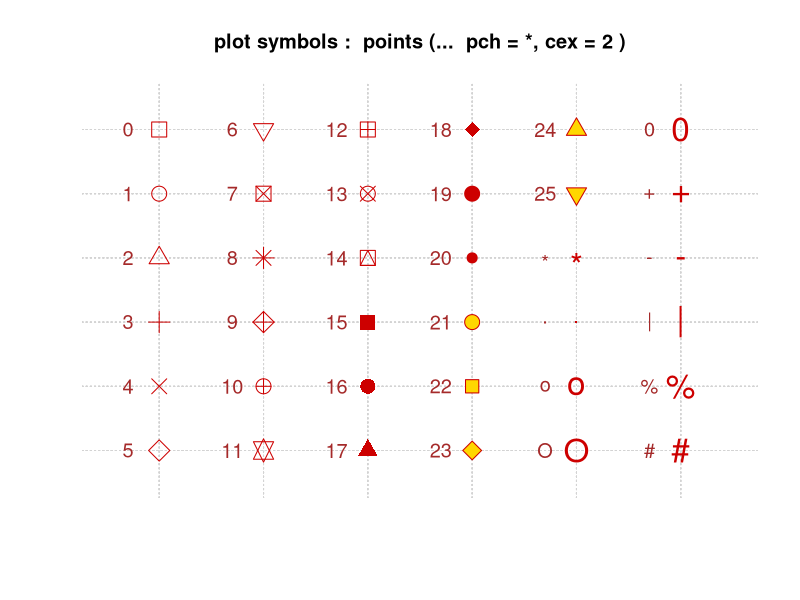
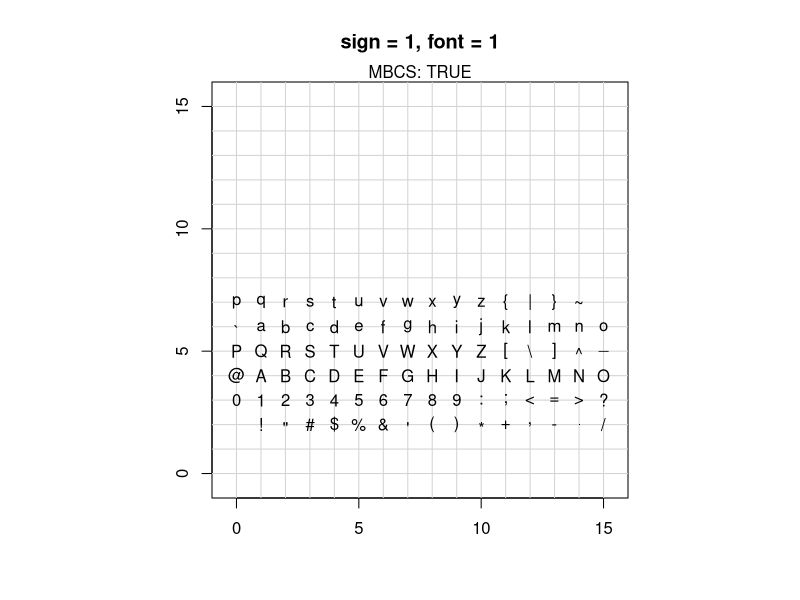
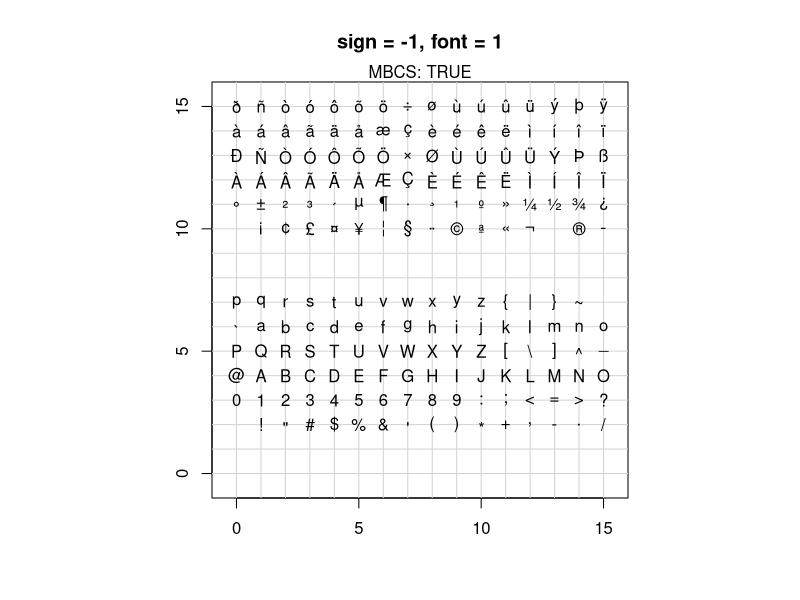
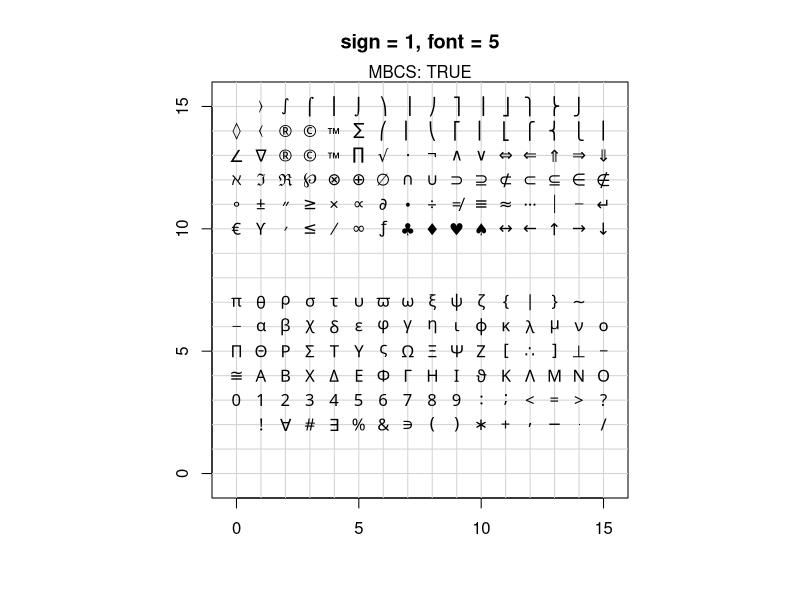
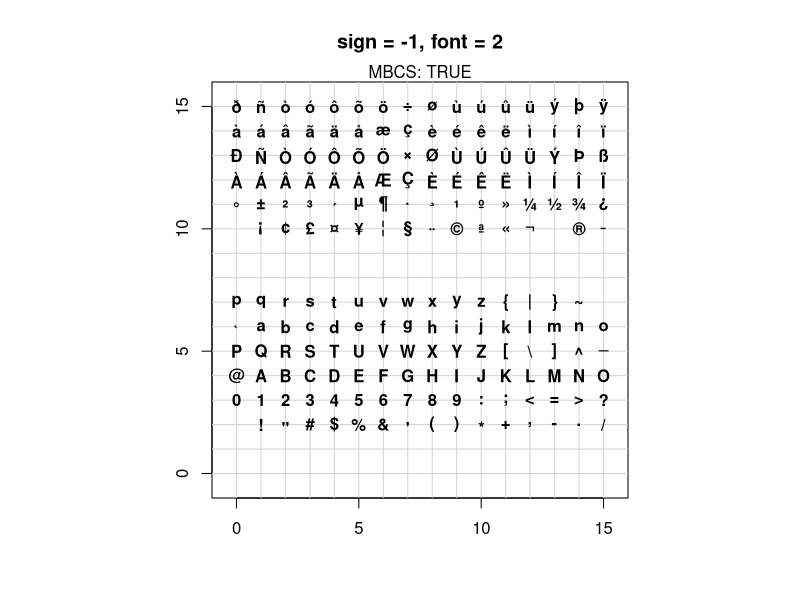
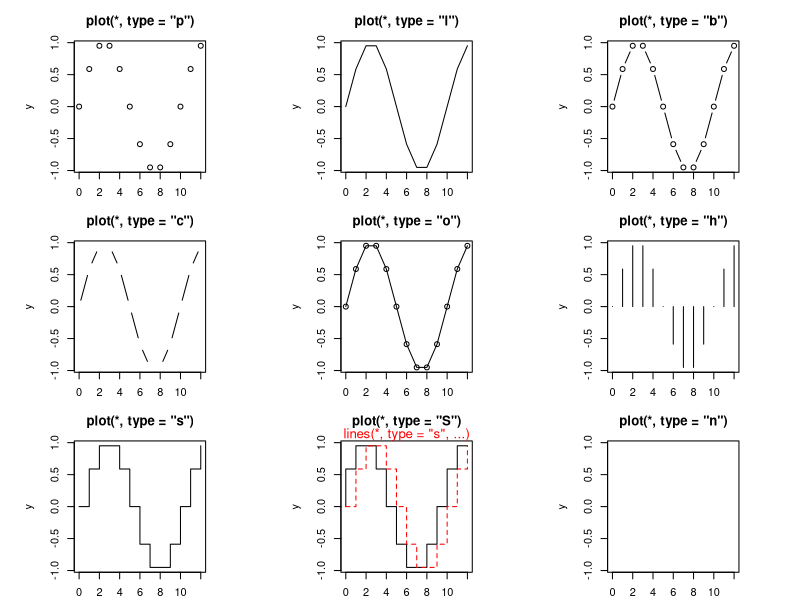
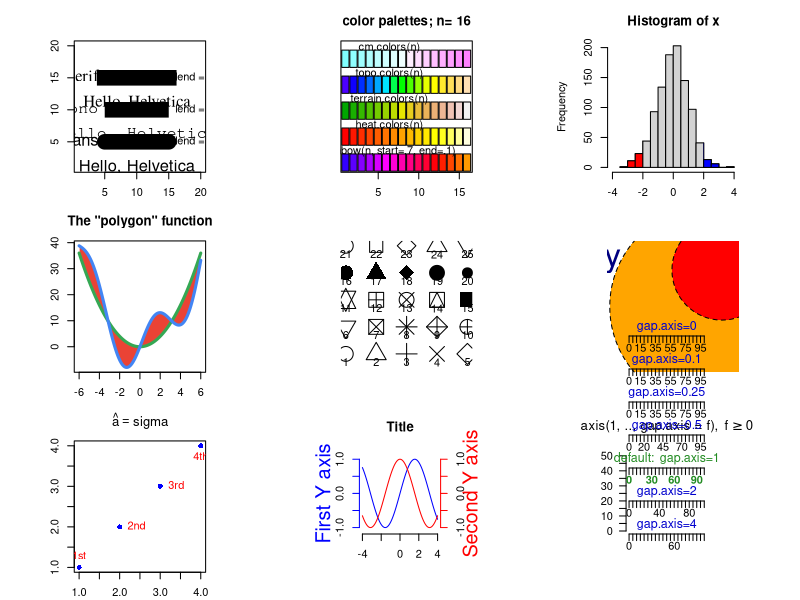
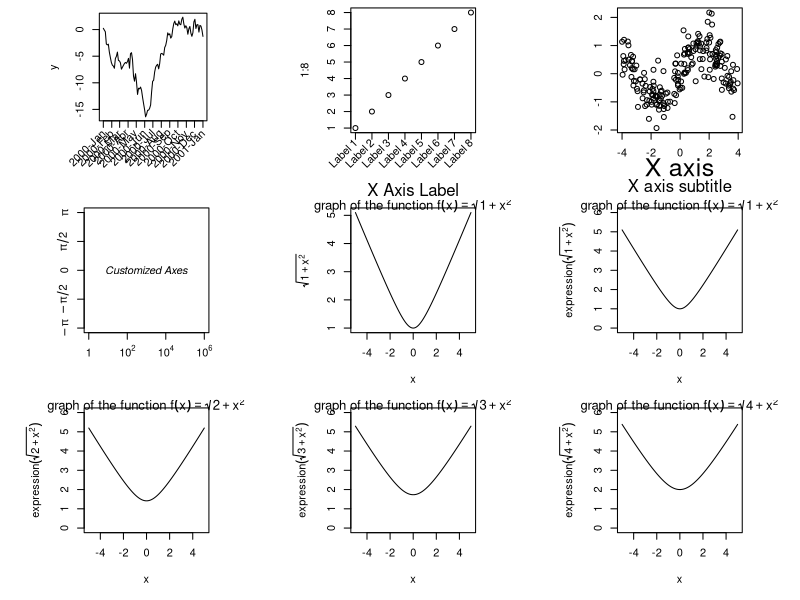

Write R code to recreate these figures, in order.
## ---- chunk 1
## -------- Showing all the extra & some char graphics symbols ---------
pchShow <-
  function(extras = c("*", ".", "o", "O", "0", "+", "-", "|", "%", "#"),
             cex = 2, ## good for both .Device=="postscript" and "x11"
             col = "red3", bg = "gold", coltext = "brown", cextext = 1.2,
             main = paste(
               "plot symbols :  points (...  pch = *, cex =",
               cex, ")"
             )) {
    nex <- length(extras)
    np <- 26 + nex
    ipch <- 0:(np - 1)
    k <- floor(sqrt(np))
    dd <- c(-1, 1) / 2
    rx <- dd + range(ix <- ipch %/% k)
    ry <- dd + range(iy <- 3 + (k - 1) - ipch %% k)
    pch <- as.list(ipch) # list with integers & strings
    if (nex > 0) pch[26 + 1:nex] <- as.list(extras)
    plot(rx, ry, type = "n", axes = FALSE, xlab = "", ylab = "", main = main)
    abline(v = ix, h = iy, col = "lightgray", lty = "dotted")
    for (i in 1:np) {
      pc <- pch[[i]]
      ## 'col' symbols with a 'bg'-colored interior (where available) :
      points(ix[i], iy[i], pch = pc, col = col, bg = bg, cex = cex)
      if (cextext > 0) {
        text(ix[i] - 0.3, iy[i], pc, col = coltext, cex = cextext)
      }
    }
  }

pchShow()
## ---- chunk 2
## ------------ test code for various pch specifications -------------
# Try this in various font families (including Hershey)
# and locales.  Use sign = -1 asserts we want Latin-1.
# Standard cases in a MBCS locale will not plot the top half.
TestChars <- function(sign = 1, font = 1, ...) {
  MB <- l10n_info()$MBCS
  r <- if (font == 5) {
    sign <- 1
    c(32:126, 160:254)
  } else if (MB) 32:126 else 32:255
  if (sign == -1) r <- c(32:126, 160:255)
  par(pty = "s")
  plot(c(-1, 16), c(-1, 16),
    type = "n", xlab = "", ylab = "",
    xaxs = "i", yaxs = "i",
    main = sprintf("sign = %d, font = %d", sign, font)
  )
  grid(17, 17, lty = 1)
  mtext(paste("MBCS:", MB))
  for (i in r) try(points(i %% 16, i %/% 16, pch = sign * i, font = font, ...))
}
TestChars()
try(TestChars(sign = -1))
TestChars(font = 5) # Euro might be at 160 (0+10*16).
# macOS has apple at 240 (0+15*16).
try(TestChars(-1, font = 2)) # bold
## ---- chunk 3
x <- 0:12
y <- sin(pi / 5 * x)
par(mfrow = c(3, 3), mar = .1 + c(2, 2, 3, 1))
for (tp in c("p", "l", "b", "c", "o", "h", "s", "S", "n")) {
  plot(y ~ x, type = tp, main = paste0("plot(*, type = \"", tp, "\")"))
  if (tp == "S") {
    lines(x, y, type = "s", col = "red", lty = 2)
    mtext("lines(*, type = \"s\", ...)", col = "red", cex = 0.8)
  }
}
## ---- chunk 4
# 合并为一个图 三条粗横线 横线上三种字形
plot(c(1, 20), c(1, 20), type = "n", ann = FALSE)
lines(x = c(5, 15), y = c(5, 5), lwd = 15, lend = "round")
text(10, 5, "Hello, Helvetica", cex = 1.5, family = "sans", pos = 1, offset = 1.5)
text(5, 5, "sans", cex = 1.5, family = "sans", pos = 2, offset = .5)
text(15, 5, "lend = round", pos = 4, offset = .5)

lines(x = c(5, 15), y = c(10, 10), lwd = 15, lend = "butt")
text(10, 10, "Hello, Helvetica", cex = 1.5, family = "mono", pos = 1, offset = 1.5)
text(5, 10, "mono", cex = 1.5, family = "mono", pos = 2, offset = .5)
text(15, 10, "lend = butt", pos = 4, offset = .5)

lines(x = c(5, 15), y = c(15, 15), lwd = 15, lend = "square")
text(10, 15, "Hello, Helvetica", cex = 1.5, family = "serif", pos = 1, offset = 1.5)
text(5, 15, "serif", cex = 1.5, family = "serif", pos = 2, offset = .5)
text(15, 15, "lend = square", pos = 4, offset = .5)
## ---- chunk 5
# From the manual
ch.col <- c(
  "rainbow(n, start=.7, end=.1)",
  "heat.colors(n)",
  "terrain.colors(n)",
  "topo.colors(n)",
  "cm.colors(n)"
) # 选择颜色
n <- 16
nt <- length(ch.col)
i <- 1:n
j <- n / nt
d <- j / 6
dy <- 2 * d
plot(i, i + d,
  type = "n",
  yaxt = "n",
  ylab = "",
  xlab = "",
  main = paste("color palettes; n=", n)
)
for (k in 1:nt) {
  rect(i - .5, (k - 1) * j + dy, i + .4, k * j,
    col = eval(parse(text = ch.col[k]))
  ) # 咬人的函数/字符串解析为/转函数
  text(2 * j, k * j + dy / 4, ch.col[k])
}
## ---- chunk 6
x <- rnorm(1000)
hist(x, xlim = c(-4,4))
usr <- par("usr")
clip(usr[1], -2, usr[3], usr[4])
hist(x, col = 'red', add = TRUE)
clip(2, usr[2], usr[3], usr[4])
hist(x, col = 'blue', add = TRUE)
do.call("clip", as.list(usr)) # reset to plot region
## ---- chunk 7
my.col <- function(f, g, xmin, xmax, col, N = 200,
                   xlab = "", ylab = "", main = "") {
  x <- seq(xmin, xmax, length = N)
  fx <- f(x)
  gx <- g(x)
  plot(0, 0,
    type = "n",
    xlim = c(xmin, xmax),
    ylim = c(min(fx, gx), max(fx, gx)),
    xlab = xlab, ylab = ylab, main = main
  )
  polygon(c(x, rev(x)), c(fx, rev(gx)),
    col = "#EA4335", border = 0
  )
  lines(x, fx, lwd = 3, col = "#34A853")
  lines(x, gx, lwd = 3, col = "#4285f4")
}
my.col(function(x) x^2, function(x) x^2 + 10 * sin(x),
  -6, 6,
  main = "The \"polygon\" function"
)
## ---- chunk 8
plot(0, 0,
  xlim = c(1, 5), ylim = c(-.5, 4),
  axes = F,
  xlab = "", ylab = ""
)
for (i in 0:4) {
  for (j in 1:5) {
    n <- 5 * i + j
    points(j, i,
      pch = n,
      cex = 3
    )
    text(j, i - .3, as.character(n))
  }
}
## ---- chunk 9
# https://jeroen.github.io/uros2018/#23
plot.new()
plot.window(xlim = c(0, 100), ylim = c(0, 100))
polygon(c(10, 40, 80), c(10, 80, 40), col = "hotpink")
text(40, 90, labels = "My drawing", col = "navyblue", cex = 3)
symbols(c(70, 80, 90), c(20, 50, 80),
  circles = c(10, 20, 10),
  bg = c("yellow", "orange", "red"), add = TRUE, lty = "dashed"
)
## ---- chunk 10
y <- x <- 1:4
plot(x, y, ann = F, col = "blue", pch = 16)
text(x, y,
  labels = c("1st", "2nd", "3rd", "4th"),
  col = "red", pos = c(3, 4, 4, 1), offset = 0.6
)
ahat <- "sigma"
# title(substitute(hat(a) == ahat, list(ahat = ahat)))
title(bquote(hat(a) == .(ahat)))
## ---- chunk 11
# 双Y轴
N <- 200
x <- seq(-4, 4, length = N)
y1 <- sin(x)
y2 <- cos(x)
op <- par(mar = c(5, 4, 4, 4)) # Add some space in the right margin
# The default is c(5,4,4,2) + .1
xlim <- range(x)
ylim <- c(-1.1, 1.1)
plot(x, y1,
  col = "blue", type = "l",
  xlim = xlim, ylim = ylim,
  axes = F, xlab = "", ylab = "", main = "Title"
)
axis(1)
axis(2, col = "blue")
par(new = TRUE)
plot(x, y2,
  col = "red", type = "l",
  xlim = xlim, ylim = ylim,
  axes = F, xlab = "", ylab = "", main = ""
)
axis(4, col = "red")
mtext("First Y axis", 2, line = 2, col = "blue", cex = 1.2)
mtext("Second Y axis", 4, line = 2, col = "red", cex = 1.2)
# 1,2,3,4 分别代表下左上右四个位置
## ---- chunk 12
## Changing default gap between labels:
plot(c(0,100),c(0,50), type="n", axes=FALSE, ann=FALSE)
title(quote("axis(1, .., gap.axis = f)," ~~ f >= 0))
axis(2, at = 5*(0:10), las = 1, gap.axis = 1/4)
gaps <- c(4, 2, 1, 1/2, 1/4, 0.1, 0)
chG <- paste0(ifelse(gaps == 1, "default:  ", ""),
              "gap.axis=", formatC(gaps))
jj <- seq_along(gaps)
linG <- -2.5*(jj-1)
for(j in jj) {
    isD <- gaps[j] == 1 # is default
    axis (1, at=5*(0:20), gap.axis = gaps[j], padj=-1, line = linG[j],
          col.axis = if(isD) "forest green" else 1, font.axis= 1+isD)
}
mtext(chG, side=1, padj=-1, line = linG -1/2, cex=3/4,
      col = ifelse(gaps == 1, "forest green", "blue3"))
## now shrink the window (in x- and y-direction) and observe the axis labels drawn
## ---- chunk 13
# Rotated axis labels in R plots
# https://menugget.blogspot.com/2014/08/rotated-axis-labels-in-r-plots.html
# Example data
tmin <- as.Date("2000-01-01")
tmax <- as.Date("2001-01-01")
tlab <- seq(tmin, tmax, by = "month")
lab <- format(tlab, format = "%Y-%b")
set.seed(111)
x <- seq(tmin, tmax, length.out = 100)
y <- cumsum(rnorm(100))

# Plot
# png("plot_w_rotated_axis_labels.png", height = 3,
#     width = 6, units = "in", res = 300)
op <- par(mar = c(6, 4, 1, 1))
plot(x, y, t = "l", xaxt = "n", xlab = "")
axis(1, at = tlab, labels = FALSE)
text(
  x = tlab, y = par()$usr[3] - 0.1 * (par()$usr[4] - par()$usr[3]),
  labels = lab, srt = 45, adj = 1, xpd = TRUE
)
par(op)
# dev.off()
## ---- chunk 14
## Increase bottom margin to make room for rotated labels
par(mar = c(5, 4, .5, 2) + 0.1)
## Create plot with no x axis and no x axis label
plot(1:8, xaxt = "n", xlab = "")
## Set up x axis with tick marks alone
axis(1, labels = FALSE)
## Create some text labels
labels <- paste("Label", 1:8, sep = " ")
## Plot x axis labels at default tick marks
text(1:8, par("usr")[3] - 0.5,
  srt = 45, adj = 1,
  labels = labels, xpd = TRUE
)
## Plot x axis label at line 6 (of 7)
mtext(side = 1, text = "X Axis Label", line = 4)
## ---- chunk 15
N <- 200
x <- runif(N, -4, 4)
y <- sin(x) + .5 * rnorm(N)
plot(x, y, xlab = "", ylab = "", main = "")
mtext("Subtitle", 3, line = .8)
mtext("Title", 3, line = 2, cex = 1.5)
mtext("X axis", 1, line = 2.5, cex = 1.5)
mtext("X axis subtitle", 1, line = 3.7)
## ---- chunk 16
# 自定义坐标轴
plot(c(1, 1e6), c(-pi, pi),
  type = "n",
  axes = FALSE, ann = FALSE, log = "x"
)
axis(1,
  at = c(1, 1e2, 1e4, 1e6),
  labels = expression(1, 10^2, 10^4, 10^6)
)
axis(2,
  at = c(-pi, -pi / 2, 0, pi / 2, pi),
  labels = expression(-pi, -pi / 2, 0, pi / 2, pi)
)
text(1e3, 0, expression(italic("Customized Axes")))
box()
## ---- chunk 17
x <- seq(-5, 5, length = 200)
y <- sqrt(1 + x^2)
plot(y ~ x,
  type = "l",
  ylab = expression(sqrt(1 + x^2))
)
title(main = expression(
  "graph of the function f"(x) == sqrt(1 + x^2)
))
## ---- chunk 18
x <- seq(-5, 5, length = 200)
for (i in 1:4) { # 画四个图
  y <- sqrt(i + x^2)
  plot(y ~ x,
    type = "l",
    ylim = c(0, 6),
    ylab = substitute(
      expression(sqrt(i + x^2)),
      list(i = i)
    )
  )
  title(main = substitute(
    "graph of the function f"(x) == sqrt(i + x^2),
    list(i = i)
  ))
}
## ---- chunk 19
x <- seq(-6, 6, length = 200)
y <- sin(x)
z <- cos(x)
plot(y ~ x,
  type = "l", lwd = 3,
  ylab = "", xlab = "angle", main = "Trigonometric functions"
)
abline(h = 0, lty = 3)
abline(v = 0, lty = 3)
lines(z ~ x, type = "l", lwd = 3, col = "red")
legend(-6, -1,
  yjust = 0,
  c("Sine", "Cosine"),
  lwd = 3, lty = 1, col = c(par("fg"), "red")
)
## ---- chunk 20
xmin <- par("usr")[1]
xmax <- par("usr")[2]
ymin <- par("usr")[3]
ymax <- par("usr")[4]

plot(y ~ x,
  type = "l", lwd = 3,
  ylab = "", xlab = "angle", main = "Trigonometric functions"
)
abline(h = 0, lty = 3)
abline(v = 0, lty = 3)
lines(z ~ x, type = "l", lwd = 3, col = "red")
legend("bottomleft",
  c("Sine", "Cosine"),
  lwd = 3, lty = 1, col = c(par("fg"), "red")
)
## ---- chunk 21
plot(y ~ x,
  type = "l", lwd = 3,
  ylab = "", xlab = "angle", main = "Trigonometric functions"
)
abline(h = 0, lty = 3)
abline(v = 0, lty = 3)
lines(z ~ x, type = "l", lwd = 3, col = "red")
legend("bottomleft",
  c("Sine", "Cosine"),
  inset = c(.03, .03),
  lwd = 3, lty = 1, col = c(par("fg"), "red")
)
## ---- chunk 22
op <- par(no.readonly = TRUE)
plot(y ~ x,
  type = "l", lwd = 3,
  ylab = "", xlab = "angle", main = "Trigonometric functions"
)
abline(h = 0, lty = 3)
abline(v = 0, lty = 3)
lines(z ~ x, type = "l", lwd = 3, col = "red")
par(xpd = TRUE) # Do not clip to the drawing area 关键一行/允许出界
lambda <- .025
legend(par("usr")[1],
  (1 + lambda) * par("usr")[4] - lambda * par("usr")[3],
  c("Sine", "Cosine"),
  xjust = 0, yjust = 0,
  lwd = 3, lty = 1, col = c(par("fg"), "red")
)
par(op)
## ---- chunk 23
N <- 200
x <- runif(N, -4, 4)
y <- sin(x) + .5 * rnorm(N)
plot(x, y,
  xlab = "", ylab = "",
  main = paste(
    "The \"mtext\" function",
    paste(rep(" ", 60), collapse = "")
  )
)
mtext("Line 0", 3, line = 0)
mtext("Line 1", 3, line = 1)
mtext("Line 2", 3, line = 2)
mtext("Line 3", 3, line = 3)
## ---- chunk 24
# 多图排列/分屏 page 47
# 最常用的是 par mfrow mfcol分别按行/列放置图形
op <- par(
  mfrow = c(2, 2),
  oma = c(0, 0, 4, 0) # Outer margins
)
for (i in 1:4)
  plot(runif(20), runif(20),
    main = paste("random plot (", i, ")", sep = "")
  )
par(op)
mtext("Four plots, without enough room for this title",
  side = 3, font = 2, cex = 1.5, col = "red"
) # 总/大标题放不下
## ---- chunk 25
op <- par(
  mfrow = c(2, 2),
  oma = c(0, 0, 3, 0) # Outer margins
)
for (i in 1:4)
  plot(runif(20), runif(20),
    main = paste("random plot (", i, ")", sep = "")
  )
par(op)
mtext("Four plots, with some room for this title",
  side = 3, line = 1.5, font = 1, cex = 1.5, col = "red"
)
## ---- chunk 26
op <- par(
  mfrow = c(2, 2),
  oma = c(0, 0, 3, 0),
  mar = c(3, 3, 4, 1) + .1 # Margins
)
for (i in 1:4)
  plot(runif(20), runif(20),
    xlab = "", ylab = "",
    main = paste("random plot (", i, ")", sep = "")
  )
par(op)
mtext("Title",
  side = 3, line = 1.5, font = 2, cex = 2, col = "red"
)
## ---- chunk 27
plot(runif(5), runif(5),
  xlim = c(0, 1), ylim = c(0, 1)
)
points(runif(5), runif(5),
  col = "orange", pch = 16, cex = 3
)
lines(runif(5), runif(5), col = "red")
segments(runif(5), runif(5), runif(5), runif(5),
  col = "blue"
)
title(main = "Overlaying points, segments, lines...")
## ---- chunk 28
op <- par(oma = c(0, 0, 3, 0))
layout(matrix(c(
  1, 1, 1,
  2, 3, 4,
  2, 3, 4
), nr = 3, byrow = TRUE))
hist(rnorm(n), col = "light blue")
hist(rnorm(n), col = "light blue")
hist(rnorm(n), col = "light blue")
hist(rnorm(n), col = "light blue")
mtext("The \"layout\" function",
  side = 3, outer = TRUE,
  font = 2, cex = 1.2
)
## ---- chunk 29
plot(1:12,
  type = "b", main = "'fg' : axes, ticks and box in gray",
  fg = gray(0.7), bty = "7", sub = R.version.string
)
par(fig = c(1, 6, 5, 10) / 10, new = T)
plot(6:10,
  type = "b", main = "",
  fg = gray(0.7), bty = "7", xlab = R.version.string
)
## ---- chunk 30
n <- 1000
x <- rt(n, df = 10)
hist(x,
  col = "light blue",
  probability = "TRUE", main = "",
  ylim = c(0, 1.2 * max(density(x)$y))
)
lines(density(x),
  col = "red",
  lwd = 3
)
op <- par(
  fig = c(.02, .4, .5, .98),
  new = TRUE
)
qqnorm(x,
  xlab = "", ylab = "", main = "",
  axes = FALSE
)
qqline(x, col = "red", lwd = 2)
box(lwd = 2)
par(op)
## ---- chunk 31
random.plot <- function() {
  N <- 200
  f <- sample(
    list(
      rnorm,
      function(x) {
        rt(x, df = 2)
      },
      rlnorm,
      runif
    ),
    1
  ) [[1]]
  x <- f(N)
  hist(x, col = "lightblue", main = "", xlab = "", ylab = "", axes = F)
  axis(1)
}
op <- par(bg = "white", mar = c(2.5, 2, 1, 2))
split.screen(c(2, 1))
split.screen(c(1, 3), screen = 2)
screen(1)
random.plot()
# screen(2); random.plot() # Screen 2 was split into three screens: 3, 4, 5
screen(3)
random.plot()
screen(4)
random.plot()
screen(5)
random.plot()
close.screen(all = TRUE)
par(op)
## ---- chunk 32
data(diamonds, package = "ggplot2") # 加载数据
par(mar = c(2, 5, 1, 1))
barCenters <- barplot(table(diamonds$cut),
  col = "lightblue", axes = FALSE,
  axisnames = FALSE, horiz = TRUE, border = "white"
)
text(
  y = barCenters, x = par("usr")[3],
  adj = 1, labels = names(table(diamonds$cut)), xpd = TRUE
)
axis(1,
  labels = seq(0, 25000, by = 5000), at = seq(0, 25000, by = 5000),
  las = 1, col = "gray"
)
grid()
## ---- chunk 33
set.seed(123456)
barPois <- table(stats::rpois(1000, lambda = 5))
plot(barPois, col = "lightblue", type = "h", lwd = 10, main = "")
box(col = "gray")
## ---- chunk 34
set.seed(1234)
n <- 2^24
x <- runif(n, 0, 1)
delta <- 0.01
len <- diff(c(0, which(x < delta), n + 1)) - 1
ylim <- seq(0, 1800, by = 300)
xlim <- seq(0, 100, by = 20)
p <- hist(len[len < 101], breaks = -1:100 + 0.5, plot = FALSE)
plot(p, ann = FALSE, axes = FALSE, col = "lightblue", border = "white", main = "")
axis(1, labels = xlim, at = xlim, las = 1) # x 轴
axis(2, labels = ylim, at = ylim, las = 0) # y 轴
box(col = "gray")
## ---- chunk 35
with(data = faithful, {
  hist(eruptions, seq(1.6, 5.2, 0.2), prob = TRUE, 
       main = "", col = "lightblue", border = "white")
  lines(density(eruptions, bw = 0.1), col = "#EA4335")
  rug(eruptions, col = "#EA4335") # 添加数据点
})
## ---- chunk 36
hist(longley$Unemployed,
  probability = TRUE,
  col = "light blue", main = ""
)
# 添加密度估计
lines(density(longley$Unemployed),
  col = "red",
  lwd = 3
)
## ---- chunk 37
# hist(longley$Unemployed, density = 1, angle = 45)
# hist(longley$Unemployed, density = 3, angle = 15)
# hist(longley$Unemployed, density = 1, angle = 15)
hist(longley$Unemployed, density = 3, angle = 45, main = "")
## ---- chunk 38
library(MASS)
data(galaxies)
galaxies <- galaxies / 1000
# Bandwidth Selection by Pilot Estimation of Derivatives
c(width.SJ(galaxies, method = "dpi"), width.SJ(galaxies))
plot(
  x = c(5, 40), y = c(0, 0.2), type = "n", bty = "l",
  xlab = "velocity of galaxy (km/s)", ylab = "density"
)
rug(galaxies)
lines(density(galaxies, width = 3.25, n = 200), col = "blue", lty = 1)
lines(density(galaxies, width = 2.56, n = 200), col = "red", lty = 3)
## ---- chunk 39
x <- seq(from = 110, to = 174, by = 0.5)
y1 <- dnorm(x, mean = 145, sd = 9)
y2 <- dnorm(x, mean = 138, sd = 8)
plot(x, y1,
  type = "l", lwd = 2, col = "red",
  main = "Systolic Blood Pressure Before and After Treatment",
  xlab = "Systolic Blood Pressure (mmHg)",
  ylab = "Frequency", yaxt = "n",
  xlim = c(110, 175), ylim = c(0, 0.05)
)
lines(x, y2)
polygon(c(110, x, 175), c(0, y2, 0),
  col = "firebrick3",
  border = "white"
)
polygon(c(117, x, 175), c(0, y1, 0),
  col = "dodgerblue4",
  border = "white"
)
ylab <- c(seq(from = 0, to = 175, by = 25))
y <- c(seq(from = 0, to = 0.05, length.out = 8))
axis(2, at = y, labels = ylab, las = 1)
text(x = 120, y = 0.045, "- Pre-Treatment BP", col = "dodgerblue4", cex = 0.9)
text(x = 120, y = 0.04, " - Post-Treatment BP", col = "firebrick3", cex = 0.9)
points(109, 0.0445, pch = 15, col = "dodgerblue4")
points(109, 0.0395, pch = 15, col = "firebrick3")
## ---- chunk 40
days <- abs(rnorm(1000, 80, 125))
plot(density(days, from = 0),
  main = "Density plot",
  xlab = "Number of days since trial started"
)
plot(density(days, from = 0, to = 180, adjust = 0.2),
  main = "Density plot - Up to 180 days (86% of data)",
  xlab = "Number of days since trial started"
)
## ---- chunk 41
library(survival)
surv.days <- Surv(days)
surv.fit <- survfit(surv.days ~ 1)
plot(surv.fit,
  main = "Kaplan-Meier estimate with 95% confidence bounds (86% of data)",
  xlab = "Days since trial started",
  xlim = c(0, 180),
  ylab = "Survival function"
)
grid(20, 10, lwd = 2)
## ---- chunk 42
with(data = faithful, {
  long <- eruptions[eruptions > 3]
  plot(ecdf(long), do.points = FALSE, verticals = TRUE, main = "")
  x <- seq(3, 5.4, 0.01)
  lines(x, pnorm(x, mean = mean(long), sd = sqrt(var(long))), lty = 3)
})
## ---- chunk 43
with(data = faithful, {
  long <- eruptions[eruptions > 3]
  par(pty = "s") # arrange for a square figure region
  qqnorm(long, main = "")
  qqline(long)
})
## ---- chunk 44
matplot(time(EuStockMarkets), EuStockMarkets,
  main = "",
  xlab = "Date", ylab = "closing prices",
  pch = 17, type = "l", col = 1:4
)
legend("topleft", colnames(EuStockMarkets), pch = 17, lty = 1, col = 1:4)
## ---- chunk 45
pie.sales <- c(0.12, 0.3, 0.26, 0.16, 0.04, 0.12)
names(pie.sales) <- c(
  "Blueberry", "Cherry",
  "Apple", "Boston Cream", "Other", "Vanilla Cream"
)
pie(pie.sales, clockwise = TRUE, main = "")
segments(0, 0, 0, 1, col = "red", lwd = 2)
text(0, 1, "init.angle = 90", col = "red")
## ---- chunk 46
stem(longley$Unemployed)
## ---- chunk 47
stripchart(longley$Unemployed, method = "jitter", jitter = 0.1, pch = 16, col = "lightblue")
stripchart(longley$Unemployed, method = "overplot", pch = 16, col = "lightblue")
## ---- chunk 48
# 加载数据集
data(topo, package = "MASS")
# 查看数据集
str(topo)
## ---- chunk 49
plot(y ~ x,
  cex = (960 - z) / (960 - 690) * 3, data = topo,
  xlab = "X Coordinates", ylab = "Y coordinates"
)
## ---- chunk 50
plot(mpg ~ hp,
  data = subset(mtcars, am == 1), pch = 16, col = "blue",
  xlim = c(50, 350), ylim = c(10, 35)
)
points(mpg ~ hp,
  col = "red", pch = 16,
  data = subset(mtcars, am == 0)
)
legend(300, 35,
  c("1", "0"),
  title = "am",
  col = c("blue", "red"),
  pch = c(16, 16)
)
## ---- chunk 51
plot(Sepal.Length ~ Sepal.Width, data = iris, col = Species, pch = 16)
legend("topright",
  legend = unique(iris$Species), box.col = "gray",
  pch = 16, col = unique(iris$Species)
)
box(col = "gray")
## ---- chunk 52
data("iris")
pch <- rep(16, length(iris$Petal.Length))
pch[which(iris$Petal.Length < 1.4)] <- 17
stripchart(Petal.Length ~ Species,
  data = iris,
  vertical = TRUE, method = "jitter",
  pch = pch
)
# 对比一下
stripchart(Petal.Length ~ Species,
  data = iris, subset = Petal.Length > 1.4,
  vertical = TRUE, method = "jitter", ylim = c(1, 7),
  pch = 16
)
stripchart(Petal.Length ~ Species,
  data = iris, subset = Petal.Length < 1.4,
  vertical = TRUE, method = "jitter", add = TRUE,
  pch = 17, col = "red"
)
## ---- chunk 53
x1 <- matrix(rnorm(1e3), ncol = 2)
x2 <- matrix(rnorm(1e3, mean = 3, sd = 1.5), ncol = 2)
x <- rbind(x1, x2)
dcols <- densCols(x)
graphics::plot(x, col = dcols, pch = 20, panel.first = grid())
# title(main = "n = 1000", xpd = TRUE)
## ---- chunk 54
plot(Volume ~ Height,
  data = trees, pch = 16, cex = Girth / 8,
  col = rev(terrain.colors(nrow(trees), alpha = .5))
)
box(col = "gray")
## ---- chunk 55
A <- c(
  79.98, 80.04, 80.02, 80.04, 80.03, 80.03, 80.04, 79.97,
  80.05, 80.03, 80.02, 80, 80.02
)
B <- c(80.02, 79.94, 79.98, 79.97, 79.97, 80.03, 79.95, 79.97)
boxplot(A, B)
## ---- chunk 56
with(data = iris, {
  op <- par(mfrow = c(2, 2), mar = c(4, 4, 2, .5))
  plot(Sepal.Length ~ Species)
  plot(Sepal.Width ~ Species)
  plot(Petal.Length ~ Species)
  plot(Petal.Width ~ Species)
  par(op)
  mtext("Edgar Anderson's Iris Data", side = 3, line = 4)
})
## ---- chunk 57
boxplot(longley$Unemployed)
# 水平放置
boxplot(longley$Unemployed,
  horizontal = TRUE,
  col = "pink",
  main = ""
)
## ---- chunk 58
data(InsectSprays)
boxplot(count ~ spray,
  data = InsectSprays,
  col = "pink",
  xlab = "Spray",
  ylab = "Count",
  main = ""
)
## ---- chunk 59
boxplot(count ~ spray,
  data = InsectSprays,
  col = "pink",
  horizontal = TRUE,
  las = 1, # Horizontal labels
  xlab = "Count",
  ylab = "Spray",
  main = ""
)
## ---- chunk 60
# example from boxplot:
with(ToothGrowth, {
  boxplot(len ~ dose,
    boxwex = 0.25, at = 1:3 - 0.2,
    subset = (supp == "VC"), col = "yellow",
    main = "Guinea Pigs' Tooth Growth",
    xlab = "Vitamin C dose mg",
    ylab = "tooth length", ylim = c(0, 35)
  )
  boxplot(len ~ dose,
    add = TRUE, boxwex = 0.25, at = 1:3 + 0.2,
    subset = supp == "OJ", col = "orange"
  )
  legend(2, 9, c("Ascorbic acid", "Orange juice"),
    fill = c("yellow", "orange")
  )
})
## ---- chunk 61
# alternate form that avoids subset argument:
with(
  subset(ToothGrowth, supp == "VC"),
  boxplot(len ~ dose,
    boxwex = 0.25, at = 1:3 - 0.2,
    col = "yellow", main = "Guinea Pigs' Tooth Growth",
    xlab = "Vitamin C dose mg",
    ylab = "tooth length", ylim = c(0, 35)
  )
)
with(
  subset(ToothGrowth, supp == "OJ"),
  boxplot(len ~ dose,
    add = TRUE, boxwex = 0.25, at = 1:3 + 0.2,
    col = "orange"
  )
)
legend(2, 9, c("Ascorbic acid", "Orange juice"),
  fill = c("yellow", "orange")
)
## ---- chunk 62
plot(AirPassengers)
box(col = "gray")
## ---- chunk 63
library(pracma)
##  First zero on the critical line s = 0.5 + i t
x <- seq(0, 20, len = 1001)
z <- 0.5 + x * 1i
fr <- Re(zeta(z))
fi <- Im(zeta(z))
fa <- abs(zeta(z))
plot(x, fa,
  type = "n", xlim = c(0, 20), ylim = c(-1.5, 2.5),
  xlab = "Imaginary part (on critical line)", ylab = "Function value",
  main = "Riemann's Zeta Function along the critical line"
)
grid()
lines(x, fr, col = "blue")
lines(x, fi, col = "darkgreen")
lines(x, fa, col = "red", lwd = 2)
points(14.1347, 0, col = "darkred")
legend(0, 2.4, c("real part", "imaginary part", "absolute value"),
  lty = 1, lwd = c(1, 1, 2), col = c("blue", "darkgreen", "red")
)
## ---- chunk 64
plot(HairEyeColor, col = "lightblue", border = "white", main = "")
## ---- chunk 65
pairs(longley,
  gap = 0,
  diag.panel = function(x, ...) {
    par(new = TRUE)
    hist(x,
      col = "light blue",
      probability = TRUE,
      axes = FALSE,
      main = ""
    )
    lines(density(x),
      col = "red",
      lwd = 3
    )
    rug(x)
  }
)
## ---- chunk 66
# 自带 layout
plot(iris[, -5], col = iris$Species)
## ---- chunk 67
# 代码来自 ?map
par(mar = c(0, 0, 2, 0))
library(mapproj)
data(unemp)
data(county.fips)
colors <- c("#F1EEF6", "#D4B9DA", "#C994C7", "#DF65B0", "#DD1C77", "#980043")
unemp$colorBuckets <- as.numeric(cut(unemp$unemp, c(0, 2, 4, 6, 8, 10, 100)))
leg.txt <- c("<2%", "2-4%", "4-6%", "6-8%", "8-10%", ">10%")
cnty.fips <- county.fips$fips[match(
  map("county", plot = FALSE)$names,
  county.fips$polyname
)]
colorsmatched <- unemp$colorBuckets [match(cnty.fips, unemp$fips)]
# draw map
map("county",
  col = colors[colorsmatched], fill = TRUE, resolution = 0,
  lty = 0, projection = "polyconic"
)
map("state",
  col = "white", fill = FALSE, add = TRUE, lty = 1, lwd = 0.2,
  projection = "polyconic"
)
title("unemployment by county, 2009")
legend("bottomleft", leg.txt,
  horiz = FALSE, fill = colors,
  border = "gray"
)
## ---- chunk 68
# 带有图标题
par(mar = c(4.1, 4.1, 4.5, 1.5), ps = 13, family = "Times")
x <- rnorm(10)
y <- x + rnorm(5, sd = 0.25)
model <- lm(y ~ x)
rsq <- summary(model)$r.squared
rsq <- signif(rsq, 4)
plot(x, y, main = "Hello \\LaTeX!", xlab = "$x$", ylab = "$y$")
abline(model, col = "red")
mtext(paste("Linear model: $R^{2}=", rsq, "$"), line = 0.5)
legend("bottomright", legend = paste("$y = ", round(coef(model)[2], 3),
  "x +", round(coef(model)[1], 3), "$",
  sep = ""
), bty = "n")

plot(x, y, main = "Hello \\LaTeX!", xlab = "$x$", ylab = "$y$")
abline(model, col = "red")
mtext(paste("Linear model: $R^{2}=", rsq, "$"), line = 0.5)
legend("bottomright", legend = paste("$y = ", round(coef(model)[2], 3),
  "x +", round(coef(model)[1], 3), "$",
  sep = ""
), bty = "n")
## ---- chunk 69
x0 <- 2^(-20:10)
nus <- c(0:5, 10, 20)
x <- seq(0, 4, length.out = 501)

plot(x0, x0^-8,
  frame.plot = TRUE, # 添加绘图框
  log = "xy", # x 和 y 轴都取对数尺度
  axes = FALSE, # 去掉坐标轴
  xlab = "$u$",
  ylab = "$\\mathcal{K}_{\\kappa}(u)$", # 设置坐标轴标签
  type = "n", # 清除绘图区域的内容
  ann = TRUE, # 添加标题 x和y轴标签
  panel.first = grid() # 添加背景参考线
)

axis(1,
  at = c(1e-08, 1e-06, 1e-04, 1e-02, 1, 1e+02),
  labels = expression(10^-8, 10^-6, 10^-4, 10^-2, 1, 10^2)
)
axis(2,
  at = c(1e-16, 1, 1e+16, 1e+32, 1e+48),
  labels = expression(10^-16, 1, 10^16, 10^32, 10^48), las = 1
)
# 设置线条颜色
cols <- RColorBrewer::brewer.pal(9, name = "Spectral")
# gray.colors(9) terrain.colors(9)  RColorBrewer::brewer.pal(9,name = "Spectral")
for (i in seq(length(nus)))
  lines(x0, besselK(x0, nu = nus[i]), col = cols[i], lwd = 2)
legend("topright",
  legend = paste0("$\\kappa=", rev(nus), "$"),
  col = rev(cols), lwd = 2, cex = 0.5
)

# 数据变化范围太大，因此横纵坐标轴都取了以10为底的对数，数据可以紧凑的在一张图内展示
x <- seq(0, 40, length.out = 801)
x <- x[x > 0]
plot(x, x,
  frame.plot = TRUE,
  ylim = c(1e-18, 1e11), log = "y", xlab = "$u$", type = "n", yaxt = "n",
  ylab = "$\\mathcal{K}_{\\kappa}(u)$", ann = TRUE, panel.first = grid()
)
axis(2,
  at = c(1e-19, 1e-12, 1e-05, 1e+02, 1e+09),
  labels = expression(10^-19, 10^-12, 10^-5, 10^2, 10^9), las = 1
)

for (i in seq(length(nus)))
  lines(x, besselK(x, nu = nus[i]), col = cols[i], lwd = 2)
legend("topright",
  legend = paste0("$\\kappa=", rev(nus), "$"),
  col = rev(cols), lwd = 2, cex = 0.5
)
## ---- chunk 70
grSoftVersion()
## ---- chunk 71
capabilities()
## ---- chunk 72
apropos("dev.")
